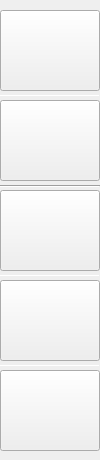
<?xml version="1.0" encoding="UTF-8"?>
<ui version="4.0">
 <class>SidePanel</class>
 <widget class="QWidget" name="SidePanel">
  <property name="geometry">
   <rect>
    <x>0</x>
    <y>0</y>
    <width>100</width>
    <height>460</height>
   </rect>
  </property>
  <property name="sizePolicy">
   <sizepolicy hsizetype="Expanding" vsizetype="Expanding">
    <horstretch>0</horstretch>
    <verstretch>0</verstretch>
   </sizepolicy>
  </property>
  <property name="windowTitle">
   <string>Form</string>
  </property>
  <property name="styleSheet">
   <string notr="true"/>
  </property>
  <widget class="QPushButton" name="dbConnectBtn">
   <property name="geometry">
    <rect>
     <x>0</x>
     <y>10</y>
     <width>100</width>
     <height>81</height>
    </rect>
   </property>
   <property name="sizePolicy">
    <sizepolicy hsizetype="Expanding" vsizetype="Expanding">
     <horstretch>0</horstretch>
     <verstretch>0</verstretch>
    </sizepolicy>
   </property>
   <property name="autoFillBackground">
    <bool>true</bool>
   </property>
   <property name="styleSheet">
    <string notr="true"/>
   </property>
   <property name="text">
    <string/>
   </property>
  </widget>
  <widget class="QPushButton" name="showUserListButton">
   <property name="geometry">
    <rect>
     <x>0</x>
     <y>100</y>
     <width>100</width>
     <height>81</height>
    </rect>
   </property>
   <property name="sizePolicy">
    <sizepolicy hsizetype="Expanding" vsizetype="Expanding">
     <horstretch>0</horstretch>
     <verstretch>0</verstretch>
    </sizepolicy>
   </property>
   <property name="text">
    <string/>
   </property>
  </widget>
  <widget class="QPushButton" name="showDatasetsButton">
   <property name="geometry">
    <rect>
     <x>0</x>
     <y>190</y>
     <width>100</width>
     <height>81</height>
    </rect>
   </property>
   <property name="sizePolicy">
    <sizepolicy hsizetype="Expanding" vsizetype="Expanding">
     <horstretch>0</horstretch>
     <verstretch>0</verstretch>
    </sizepolicy>
   </property>
   <property name="text">
    <string/>
   </property>
  </widget>
  <widget class="QPushButton" name="addNewDatasetButton">
   <property name="geometry">
    <rect>
     <x>0</x>
     <y>280</y>
     <width>100</width>
     <height>81</height>
    </rect>
   </property>
   <property name="sizePolicy">
    <sizepolicy hsizetype="Expanding" vsizetype="Fixed">
     <horstretch>0</horstretch>
     <verstretch>0</verstretch>
    </sizepolicy>
   </property>
   <property name="text">
    <string/>
   </property>
  </widget>
  <widget class="QPushButton" name="addGuestButton">
   <property name="geometry">
    <rect>
     <x>0</x>
     <y>370</y>
     <width>100</width>
     <height>81</height>
    </rect>
   </property>
   <property name="sizePolicy">
    <sizepolicy hsizetype="Minimum" vsizetype="Expanding">
     <horstretch>0</horstretch>
     <verstretch>0</verstretch>
    </sizepolicy>
   </property>
   <property name="text">
    <string/>
   </property>
  </widget>
  <widget class="Line" name="line">
   <property name="geometry">
    <rect>
     <x>0</x>
     <y>95</y>
     <width>100</width>
     <height>1</height>
    </rect>
   </property>
   <property name="minimumSize">
    <size>
     <width>0</width>
     <height>0</height>
    </size>
   </property>
   <property name="styleSheet">
    <string notr="true"/>
   </property>
   <property name="orientation">
    <enum>Qt::Horizontal</enum>
   </property>
  </widget>
  <widget class="Line" name="line_2">
   <property name="geometry">
    <rect>
     <x>0</x>
     <y>185</y>
     <width>100</width>
     <height>2</height>
    </rect>
   </property>
   <property name="styleSheet">
    <string notr="true"/>
   </property>
   <property name="orientation">
    <enum>Qt::Horizontal</enum>
   </property>
  </widget>
  <widget class="Line" name="line_3">
   <property name="geometry">
    <rect>
     <x>0</x>
     <y>275</y>
     <width>100</width>
     <height>1</height>
    </rect>
   </property>
   <property name="styleSheet">
    <string notr="true"/>
   </property>
   <property name="orientation">
    <enum>Qt::Horizontal</enum>
   </property>
  </widget>
  <widget class="Line" name="line_4">
   <property name="geometry">
    <rect>
     <x>0</x>
     <y>365</y>
     <width>100</width>
     <height>1</height>
    </rect>
   </property>
   <property name="styleSheet">
    <string notr="true"/>
   </property>
   <property name="orientation">
    <enum>Qt::Horizontal</enum>
   </property>
  </widget>
 </widget>
 <tabstops>
  <tabstop>dbConnectBtn</tabstop>
  <tabstop>showUserListButton</tabstop>
  <tabstop>showDatasetsButton</tabstop>
  <tabstop>addNewDatasetButton</tabstop>
  <tabstop>addGuestButton</tabstop>
 </tabstops>
 <resources/>
 <connections/>
</ui>
